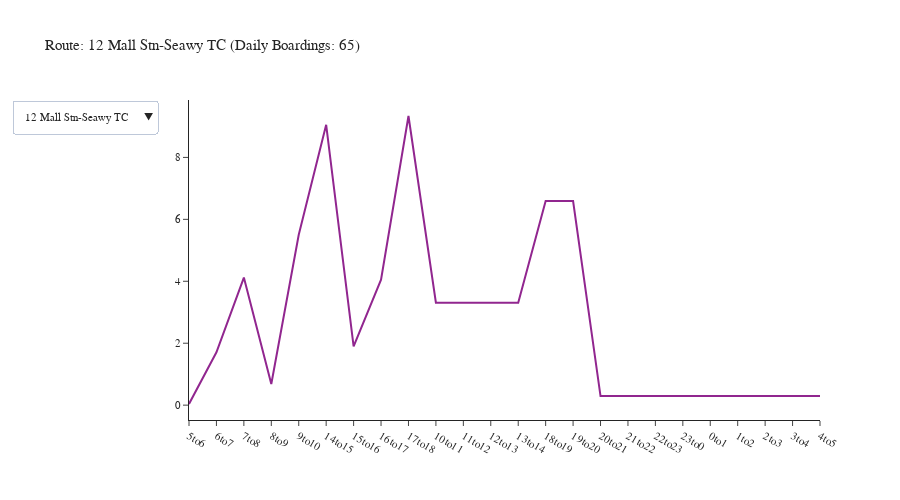

The notebook cell saved with this chart:
### Code cell
agency = 'Everett Transit'
df = df_transit_line[df_transit_line['agency'] == agency]
df = df.groupby(['tod', 'description']).agg({'boardings': 'sum'}).reset_index()
fig = create_tod_chart(df)
fig.show()

### Figure 1 — Plotly figure (JSON) as saved in the notebook; plotly's stock layout.template omitted (floating-point values rounded to 4 significant figures)
{"data": [{"mode": "lines", "name": "12 Mall Stn-Seawy TC", "type": "scatter", "visible": true, "x": ["5to6", "6to7", "7to8", "8to9", "9to10", "14to15", "15to16", "16to17", "17to18", "10to11", "11to12", "12to13", "13to14", "18to19", "19to20", "20to21", "21to22", "22to23", "23to0", "0to1", "1to2", "2to3", "3to4", "4to5"], "y": [0.0372, 1.707, 4.12, 0.6824, 5.501, 9.051, 1.895, 4.054, 9.337, 3.31, 3.31, 3.31, 3.31, 6.592, 6.592, 0.2921, 0.2921, 0.2921, 0.2921, 0.2921, 0.2921, 0.2921, 0.2921, 0.2921]}, {"mode": "lines", "name": "2 Marnr P&R-Mall Stn", "type": "scatter", "visible": false, "x": ["6to7", "7to8", "8to9", "9to10", "14to15", "15to16", "16to17", "17to18", "10to11", "11to12", "12to13", "13to14", "18to19", "19to20"], "y": [9.052, 7.524, 12.05, 11.39, 8.138, 6.992, 9.308, 2.817, 3.739, 3.739, 3.739, 3.739, 3.591, 3.591]}, {"mode": "lines", "name": "29 Coll Stn-Mall Stn", "type": "scatter", "visible": false, "x": ["5to6", "6to7", "7to8", "8to9", "9to10", "14to15", "15to16", "16to17", "17to18", "10to11", "11to12", "12to13", "13to14", "18to19", "19to20", "20to21", "21to22", "22to23", "23to0", "0to1", "1to2", "2to3", "3to4", "4to5"], "y": [12.43, 64.83, 88.19, 89.74, 79.57, 99.91, 74.09, 108.9, 86.41, 83.63, 83.63, 83.63, 83.63, 76.28, 76.28, 5.536, 5.536, 5.536, 5.536, 5.536, 5.536, 5.536, 5.536, 5.536]}, {"mode": "lines", "name": "3 Seaway TC-Evt Stn", "type": "scatter", "visible": false, "x": ["5to6", "6to7", "7to8", "8to9", "9to10", "14to15", "15to16", "16to17", "17to18", "10to11", "11to12", "12to13", "13to14", "18to19", "19to20"], "y": [9.85, 10.68, 27.38, 24.47, 9.978, 28.53, 16.82, 24.55, 19.4, 22.71, 22.71, 22.71, 22.71, 23.49, 23.49]}, {"mode": "lines", "name": "4 Evt Stn-Collge Stn", "type": "scatter", "visible": false, "x": ["6to7", "7to8", "8to9", "9to10", "14to15", "15to16", "16to17", "17to18", "10to11", "11to12", "12to13", "13to14"], "y": [4.613, 5.366, 3.6, 9.226, 2.106, 11.54, 6.056, 6.453, 5.19, 5.19, 5.19, 5.19]}, {"mode": "lines", "name": "6 Waterfront-Evt Stn", "type": "scatter", "visible": false, "x": ["6to7", "7to8", "8to9", "9to10", "14to15", "15to16", "16to17", "17to18", "10to11", "11to12", "12to13", "13to14"], "y": [1.538, 12.85, 1.023, 7.931, 3.846, 14.46, 2.642, 12.31, 6.52, 6.52, 6.52, 6.52]}, {"mode": "lines", "name": "7 Coll Stn-Mall Stn", "type": "scatter", "visible": false, "x": ["5to6", "6to7", "7to8", "8to9", "9to10", "14to15", "15to16", "16to17", "17to18", "10to11", "11to12", "12to13", "13to14", "18to19", "19to20", "20to21", "21to22", "22to23", "23to0", "0to1", "1to2", "2to3", "3to4", "4to5"], "y": [20.22, 48.88, 97.01, 182.7, 193.6, 177.5, 258.0, 208.1, 198.3, 204.3, 204.3, 204.3, 204.3, 95.95, 95.95, 10.53, 10.53, 10.53, 10.53, 10.53, 10.53, 10.53, 10.53, 10.53]}, {"mode": "lines", "name": "8 Airport Rd-Evt Stn", "type": "scatter", "visible": false, "x": ["5to6", "6to7", "7to8", "8to9", "9to10", "14to15", "15to16", "16to17", "17to18", "10to11", "11to12", "12to13", "13to14", "18to19", "19to20"], "y": [4.993, 8.011, 7.427, 7.099, 7.957, 8.725, 6.757, 6.117, 6.888, 6.344, 6.344, 6.344, 6.344, 11.06, 11.06]}, {"mode": "lines", "name": "18 Mukilteo-Evt Stn", "type": "scatter", "visible": false, "x": ["5to6", "6to7", "7to8", "8to9", "15to16", "16to17", "17to18", "18to19", "19to20"], "y": [0.6954, 8.064, 11.9, 10.22, 5.275, 14.57, 3.715, 4.182, 4.182]}], "layout": {"font": {"size": 11}, "height": 500, "title": {"text": "Route: 12 Mall Stn-Seawy TC (Daily Boardings: 65)"}, "updatemenus": [{"buttons": [{"args": [{"visible": [true, false, false, false, false, false, false, false, false]}, {"title": "Route: 12 Mall Stn-Seawy TC (Daily Boardings: 65)"}], "label": "12 Mall Stn-Seawy TC", "method": "update"}, {"args": [{"visible": [false, true, false, false, false, false, false, false, false]}, {"title": "Route: 2 Marnr P&R-Mall Stn (Daily Boardings: 89)"}], "label": "2 Marnr P&R-Mall Stn", "method": "update"}, {"args": [{"visible": [false, false, true, false, false, false, false, false, false]}, {"title": "Route: 29 Coll Stn-Mall Stn (Daily Boardings: 1,241)"}], "label": "29 Coll Stn-Mall Stn", "method": "update"}, {"args": [{"visible": [false, false, false, true, false, false, false, false, false]}, {"title": "Route: 3 Seaway TC-Evt Stn (Daily Boardings: 309)"}], "label": "3 Seaway TC-Evt Stn", "method": "update"}, {"args": [{"visible": [false, false, false, false, true, false, false, false, false]}, {"title": "Route: 4 Evt Stn-Collge Stn (Daily Boardings: 70)"}], "label": "4 Evt Stn-Collge Stn", "method": "update"}, {"args": [{"visible": [false, false, false, false, false, true, false, false, false]}, {"title": "Route: 6 Waterfront-Evt Stn (Daily Boardings: 83)"}], "label": "6 Waterfront-Evt Stn", "method": "update"}, {"args": [{"visible": [false, false, false, false, false, false, true, false, false]}, {"title": "Route: 7 Coll Stn-Mall Stn (Daily Boardings: 2,488)"}], "label": "7 Coll Stn-Mall Stn", "method": "update"}, {"args": [{"visible": [false, false, false, false, false, false, false, true, false]}, {"title": "Route: 8 Airport Rd-Evt Stn (Daily Boardings: 111)"}], "label": "8 Airport Rd-Evt Stn", "method": "update"}, {"args": [{"visible": [false, false, false, false, false, false, false, false, true]}, {"title": "Route: 18 Mukilteo-Evt Stn (Daily Boardings: 63)"}], "label": "18 Mukilteo-Evt Stn", "method": "update"}], "direction": "down", "showactive": true}], "width": 900, "yaxis": {"tickformat": ".00f"}}}
